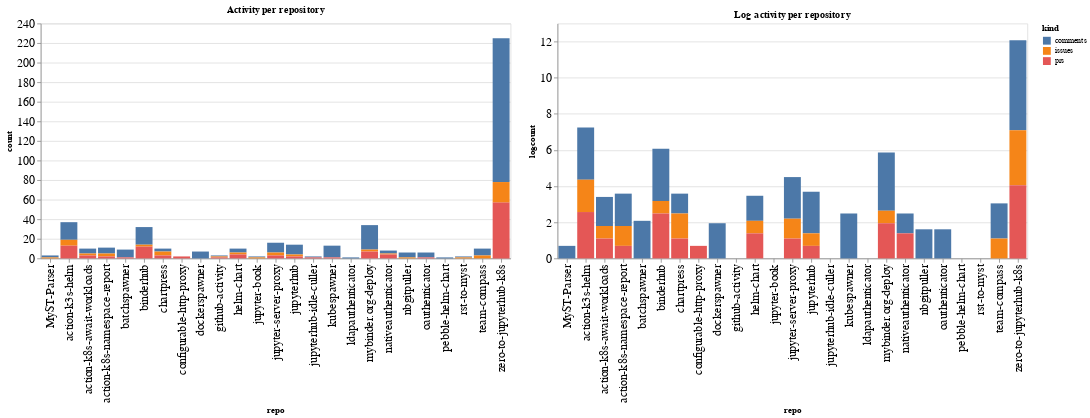

The notebook cell saved with this chart:
### Code cell
ch1 = alt.Chart(repo_summaries, width=600, title="Activity per repository").mark_bar().encode(
    x='repo',
    y='count',
    color='kind',
    tooltip="kind"
)

ch2 = alt.Chart(repo_summaries, width=600, title="Log activity per repository").mark_bar().encode(
    x='repo',
    y='logcount',
    color='kind',
    tooltip="kind"
)

ch1 | ch2

### Figure 1 — Vega-Lite specification as saved in the notebook (floating-point values rounded to 4 significant figures)
{"config": {"axisLeft": {"labelFontSize": 15}, "axisBottom": {"labelFontSize": 15}}, "hconcat": [{"mark": "bar", "encoding": {"color": {"type": "nominal", "field": "kind"}, "tooltip": {"type": "nominal", "field": "kind"}, "x": {"type": "nominal", "field": "repo"}, "y": {"type": "quantitative", "field": "count"}}, "title": "Activity per repository", "width": 600}, {"mark": "bar", "encoding": {"color": {"type": "nominal", "field": "kind"}, "tooltip": {"type": "nominal", "field": "kind"}, "x": {"type": "nominal", "field": "repo"}, "y": {"type": "quantitative", "field": "logcount"}}, "title": "Log activity per repository", "width": 600}], "data": {"name": "data-096f72993503a8c89ea642d7f0941b68"}, "$schema": "https://vega.github.io/schema/vega-lite/v4.8.1.json", "datasets": {"data-096f72993503a8c89ea642d7f0941b68": [{"repo": "MyST-Parser", "kind": "comments", "count": 2, "logcount": 0.6931}, {"repo": "MyST-Parser", "kind": "issues", "count": 1, "logcount": 0.0}, {"repo": "action-k3s-helm", "kind": "comments", "count": 18, "logcount": 2.89}, {"repo": "action-k3s-helm", "kind": "issues", "count": 6, "logcount": 1.792}, {"repo": "action-k3s-helm", "kind": "prs", "count": 13, "logcount": 2.565}, {"repo": "action-k8s-await-workloads", "kind": "comments", "count": 5, "logcount": 1.609}, {"repo": "action-k8s-await-workloads", "kind": "issues", "count": 2, "logcount": 0.6931}, {"repo": "action-k8s-await-workloads", "kind": "prs", "count": 3, "logcount": 1.099}, {"repo": "action-k8s-namespace-report", "kind": "comments", "count": 6, "logcount": 1.792}, {"repo": "action-k8s-namespace-report", "kind": "issues", "count": 3, "logcount": 1.099}, {"repo": "action-k8s-namespace-report", "kind": "prs", "count": 2, "logcount": 0.6931}, {"repo": "batchspawner", "kind": "comments", "count": 8, "logcount": 2.079}, {"repo": "batchspawner", "kind": "prs", "count": 1, "logcount": 0.0}, {"repo": "binderhub", "kind": "comments", "count": 18, "logcount": 2.89}, {"repo": "binderhub", "kind": "issues", "count": 2, "logcount": 0.6931}, {"repo": "binderhub", "kind": "prs", "count": 12, "logcount": 2.485}, {"repo": "chartpress", "kind": "comments", "count": 3, "logcount": 1.099}, {"repo": "chartpress", "kind": "issues", "count": 4, "logcount": 1.386}, {"repo": "chartpress", "kind": "prs", "count": 3, "logcount": 1.099}, {"repo": "configurable-http-proxy", "kind": "prs", "count": 2, "logcount": 0.6931}, {"repo": "dockerspawner", "kind": "comments", "count": 7, "logcount": 1.946}, {"repo": "github-activity", "kind": "comments", "count": 1, "logcount": 0.0}, {"repo": "github-activity", "kind": "issues", "count": 1, "logcount": 0.0}, {"repo": "github-activity", "kind": "prs", "count": 1, "logcount": 0.0}, {"repo": "helm-chart", "kind": "comments", "count": 4, "logcount": 1.386}, {"repo": "helm-chart", "kind": "issues", "count": 2, "logcount": 0.6931}, {"repo": "helm-chart", "kind": "prs", "count": 4, "logcount": 1.386}, {"repo": "jupyter-book", "kind": "comments", "count": 1, "logcount": 0.0}, {"repo": "jupyter-book", "kind": "issues", "count": 1, "logcount": 0.0}, {"repo": "jupyter-server-proxy", "kind": "comments", "count": 10, "logcount": 2.303}, {"repo": "jupyter-server-proxy", "kind": "issues", "count": 3, "logcount": 1.099}, {"repo": "jupyter-server-proxy", "kind": "prs", "count": 3, "logcount": 1.099}, {"repo": "jupyterhub", "kind": "comments", "count": 10, "logcount": 2.303}, {"repo": "jupyterhub", "kind": "issues", "count": 2, "logcount": 0.6931}, {"repo": "jupyterhub", "kind": "prs", "count": 2, "logcount": 0.6931}, {"repo": "jupyterhub-idle-culler", "kind": "comments", "count": 1, "logcount": 0.0}, {"repo": "jupyterhub-idle-culler", "kind": "prs", "count": 1, "logcount": 0.0}, {"repo": "kubespawner", "kind": "comments", "count": 12, "logcount": 2.485}, {"repo": "kubespawner", "kind": "prs", "count": 1, "logcount": 0.0}, {"repo": "ldapauthenticator", "kind": "comments", "count": 1, "logcount": 0.0}, {"repo": "mybinder.org-deploy", "kind": "comments", "count": 25, "logcount": 3.219}, {"repo": "mybinder.org-deploy", "kind": "issues", "count": 2, "logcount": 0.6931}, {"repo": "mybinder.org-deploy", "kind": "prs", "count": 7, "logcount": 1.946}, {"repo": "nativeauthenticator", "kind": "comments", "count": 3, "logcount": 1.099}, {"repo": "nativeauthenticator", "kind": "issues", "count": 1, "logcount": 0.0}, {"repo": "nativeauthenticator", "kind": "prs", "count": 4, "logcount": 1.386}, {"repo": "nbgitpuller", "kind": "comments", "count": 5, "logcount": 1.609}, {"repo": "nbgitpuller", "kind": "issues", "count": 1, "logcount": 0.0}, {"repo": "oauthenticator", "kind": "comments", "count": 5, "logcount": 1.609}, {"repo": "oauthenticator", "kind": "prs", "count": 1, "logcount": 0.0}, {"repo": "pebble-helm-chart", "kind": "comments", "count": 1, "logcount": 0.0}, {"repo": "rst-to-myst", "kind": "comments", "count": 1, "logcount": 0.0}, {"repo": "rst-to-myst", "kind": "issues", "count": 1, "logcount": 0.0}, {"repo": "team-compass", "kind": "comments", "count": 7, "logcount": 1.946}, {"repo": "team-compass", "kind": "issues", "count": 3, "logcount": 1.099}, {"repo": "zero-to-jupyterhub-k8s", "kind": "comments", "count": 147, "logcount": 4.99}, {"repo": "zero-to-jupyterhub-k8s", "kind": "issues", "count": 21, "logcount": 3.045}, {"repo": "zero-to-jupyterhub-k8s", "kind": "prs", "count": 57, "logcount": 4.043}]}}
